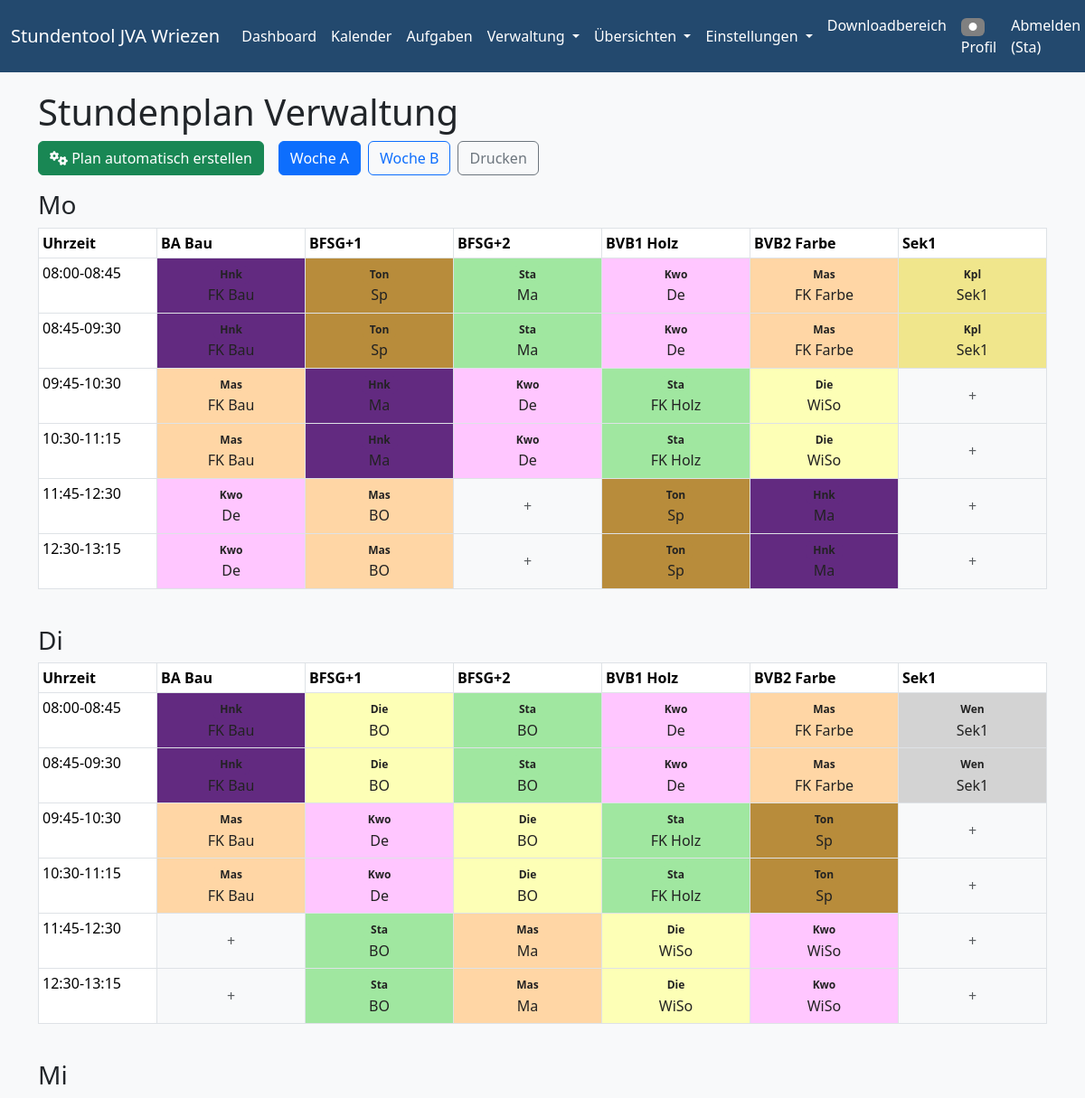
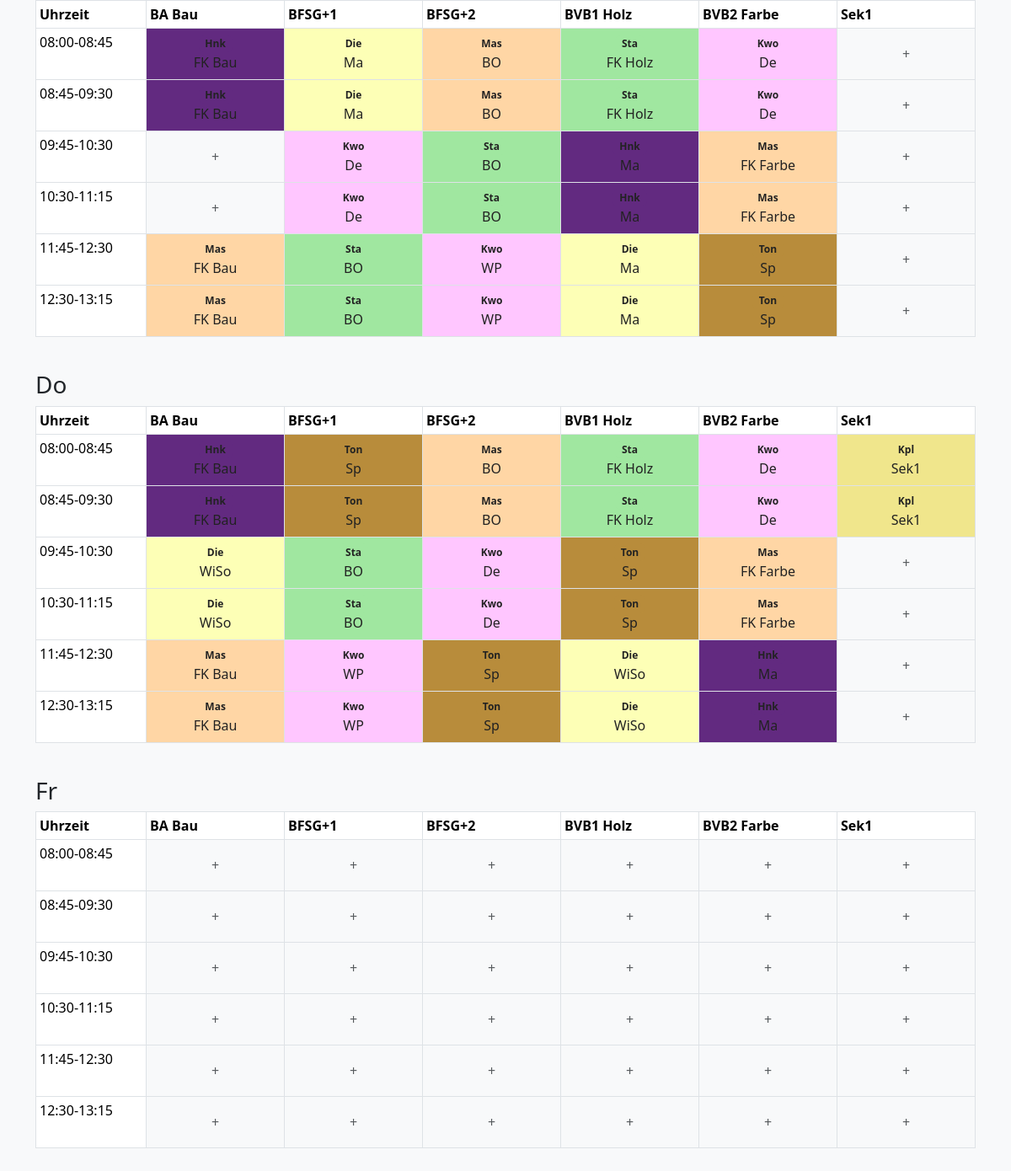
Page /verwaltung/stundenplan (signed in) on the committed database (2 pictures, top to bottom).
### models.py (models this page shows, shortened)
class User(db.Model, UserMixin):
    id = db.Column(db.Integer, primary_key=True)
    username = db.Column(db.String(20), unique=True, nullable=False) # Used for login
    email = db.Column(db.String(120), unique=True, nullable=False) # Keep email for contact/recovery
    password = db.Column(db.String(60), nullable=False)
    role = db.Column(db.String(20), default='Benutzer', nullable=False) # New role column
    farbe = db.Column(db.String(7), default='#808080') # Hex color

class Klasse(db.Model):
    id = db.Column(db.Integer, primary_key=True)
    name = db.Column(db.String(100), unique=True, nullable=False)
    max_stunden_klasse = db.Column(db.Integer, default=6)
    woche = db.Column(db.String(2), default='AB') # A, B, AB
    arbeitstage = db.Column(db.JSON, default=lambda: ["Mo", "Di", "Mi", "Do", "Fr"])
    angebote_stunden = db.Column(db.JSON, default=list)

class Lehrer(db.Model):
    __tablename__ = 'lehrer'
    id = db.Column(db.Integer, primary_key=True)
    name = db.Column(db.String(64), unique=True, nullable=False)
    stunden_gesamt_soll_input = db.Column(db.String(10), default='26')
    stunden_a_input = db.Column(db.String(10), default='')
    stunden_b_input = db.Column(db.String(10), default='')
    stunden_a = db.Column(db.Integer, default=0)
    stunden_b = db.Column(db.Integer, default=0)
    farbe = db.Column(db.String(7), default='#808080') # Hex color
    tage = db.Column(db.JSON, default=lambda: ["Mo", "Di", "Mi", "Do", "Fr"])
    max_stunden_pro_tag = db.Column(db.JSON, default=lambda: {}) # Speichert {Tag: {WocheA: X, WocheB: Y}}
    abwesend_an_tagen = db.Column(db.JSON, default=list)
    angebote = db.relationship('Angebot', secondary=lehrer_angebot_association, backref='lehrer')
    hauptangebot_id = db.Column(db.Integer, db.ForeignKey('angebot.id'), nullable=True)
    hauptangebot = db.relationship('Angebot', foreign_keys=[hauptangebot_id])
    einsatz_klassen = db.Column(db.Text, default="[]")  # PATCH: als JSON-String speichern, falls kein PickleType/JSON verfügbar

class Angebot(db.Model):
    id = db.Column(db.Integer, primary_key=True)
    name = db.Column(db.String(100), unique=True, nullable=False)
    block_groesse = db.Column(db.Integer, default=2, nullable=False) # 1 für Einzelstunde, 2 für Doppelstunde
    nur_ein_doppelblock_pro_tag = db.Column(db.Boolean, default=False, nullable=False)

### app.py (the view)
@app.route('/verwaltung/stundenplan', endpoint='stundenplan_verwaltung')
@login_required
@role_required([ROLE_ADMIN, ROLE_PLANER])
def stundenplan_verwalten():
    woche = request.args.get('woche', 'A')
    klassen_reihenfolge_a_str = get_setting('klassen_reihenfolge_a', '')
    klassen_reihenfolge_b_str = get_setting('klassen_reihenfolge_b', '')
    alle_klassen_map = {k.name: k for k in Klasse.query.all()}
    if woche == 'A':
        geordnete_klassen = [alle_klassen_map[name] for name in klassen_reihenfolge_a_str.split(',') if name in alle_klassen_map]
    else:
        geordnete_klassen = [alle_klassen_map[name] for name in klassen_reihenfolge_b_str.split(',') if name in alle_klassen_map]
    zeiten_text = get_setting('zeiten_text', '08:00-08:45\n08:45-09:30\n09:30-09:45 Pause\n09:45-10:30\n10:30-11:15\n11:15-11:45 Pause\n11:45-12:30\n12:30-13:15')
    zeit_slots = parse_zeiten(zeiten_text)
    num_slots = len(zeit_slots)
    plan_eintraege = StundenplanEintrag.query.filter_by(woche=woche).all()
    plan_data_per_tag = defaultdict(lambda: defaultdict(dict))
    for eintrag in plan_eintraege:
        if not all([eintrag.angebot, eintrag.lehrer1, eintrag.klasse]):
            continue
        eintrag_dict = {
            'angebot': {'id': eintrag.angebot.id, 'name': eintrag.angebot.name},
            'lehrer1': {'id': eintrag.lehrer1.id, 'name': eintrag.lehrer1.name, 'farbe': eintrag.lehrer1.farbe},
            'lehrer2': {'id': eintrag.lehrer2.id, 'name': eintrag.lehrer2.name, 'farbe': eintrag.lehrer2.farbe} if eintrag.lehrer2 else None
        }
        if eintrag.slot < num_slots:
            plan_data_per_tag[eintrag.tag][eintrag.slot][eintrag.klasse.name] = eintrag_dict
    scheduler_meldungen = session.pop('scheduler_meldungen', None)
    return render_template(
        'stundenplan_verwaltung.html',
        title='Stundenplan Verwaltung',
        scheduler_meldungen=scheduler_meldungen,
        geordnete_klassen=geordnete_klassen,
        plan_data_per_tag=plan_data_per_tag,
        zeit_slots=zeit_slots,
        tage_der_woche=TAGE_DER_WOCHE,
        woche=woche,
        alle_lehrer=Lehrer.query.order_by(Lehrer.name).all(),
        alle_angebote=Angebot.query.order_by(Angebot.name).all(),
        klassen_liste=Klasse.query.order_by(Klasse.name).all(),  # falls im Template benötigt
    )

### app.py (called while the page is built)
def role_required(allowed_roles):
    def decorator(f):
        @wraps(f)
        def decorated_function(*args, **kwargs):
            if not current_user.is_authenticated:
                return login_manager.unauthorized() # Redirect to login page
            if current_user.role not in allowed_roles:
                flash('Sie haben keine Berechtigung, auf diese Seite zuzugreifen.', 'danger')
                abort(403) # Forbidden
            return f(*args, **kwargs)
        return decorated_function
    return decorator

@login_manager.user_loader
def load_user(user_id):
    return User.query.get(int(user_id))

def parse_zeiten(text):
    zeiten = []
    for line in text.strip().split('\n'):
        line = line.strip()
        if "Pause" in line.lower():
            zeiten.append({"typ": "pause", "text": line})
        elif '-' in line:
            zeiten.append({"typ": "stunde", "text": line})
    return zeiten

def get_setting(key, default=''):
    setting = Einstellung.query.filter_by(key=key).first()
    return setting.value if setting else default

### templates/stundenplan_verwaltung.html (shortened to what this page needs)
{% macro text_color(bg) -%}
  {%- set dark_colors = ['#1f77b4', '#2ca02c', '#d62728', '#9467bd', '#8c564b', '#e377c2', '#7f7f7f', '#bcbd22', '#17becf', '#6c757d', '#3788d8'] %}
  {%- if bg and (bg|lower in dark_colors or bg|lower in ['#000', '#000000']) %}
    color: #fff;
  {%- else %}
    color: #222;
  {%- endif %}
{%- endmacro %}
{% extends "base.html" %}
{% block content %}
<h1>{{ title }}</h1>
<div class="mb-3 d-flex align-items-center">
  <form action="{{ url_for('plan_erstellen') }}" method="post" class="me-3">
    <button type="submit" class="btn btn-success">
      <i class="fa fa-cogs"></i> Plan automatisch erstellen
    </button>
  </form>
  <a href="{{ url_for('stundenplan_verwaltung', woche='A') }}" class="btn btn-outline-primary {% if woche == 'A' %}active{% endif %} me-2">Woche A</a>
  <a href="{{ url_for('stundenplan_verwaltung', woche='B') }}" class="btn btn-outline-primary {% if woche == 'B' %}active{% endif %}">Woche B</a>
  <button type="button" class="btn btn-outline-secondary ms-2" onclick="window.print()">Drucken</button>
</div>
<div class="stundenplan-tables">
  {% for tag in tage_der_woche %}
  <div class="druck-seite">
    <h3>{{ tag }}</h3>
    <div class="table-responsive mb-4">
      <table class="table table-bordered table-sm">
        <thead>
          <tr>
            <th>Uhrzeit</th>
            {% for klasse in geordnete_klassen %}
              <th>{{ klasse.name }}</th>
            {% endfor %}
          </tr>
        </thead>
        <tbody>
          {% for slot in zeit_slots %}
            {% set slot_idx = loop.index0 %}
            <tr>
              <td>
                {{ slot.text }}
              </td>
              {% for klasse in geordnete_klassen %}
                {% set tag_data = plan_data_per_tag[tag] if plan_data_per_tag[tag] is defined else None %}
                {% set slot_data = tag_data[slot_idx] if tag_data and (slot_idx in tag_data) else None %}
                {% set eintrag = slot_data[klasse.name] if slot_data and (klasse.name in slot_data) else None %}
                {% if eintrag and eintrag.lehrer2 and not eintrag.lehrer2.farbe %}
                  {% set _ = eintrag.lehrer2.update({'farbe': alle_lehrer | selectattr('id', 'equalto', eintrag.lehrer2.id) | map(attribute='farbe') | list | first }) %}
                {% endif %}
                <td class="plan-cell"
                    data-tag="{{ tag }}"
                    data-slot="{{ slot_idx }}"
                    data-klasse="{{ klasse.name }}"
                    data-woche="{{ woche }}"
                    data-angebot-id="{% if eintrag %}{{ eintrag.angebot.id }}{% endif %}"
                    data-lehrer1-id="{% if eintrag and eintrag.lehrer1 %}{{ eintrag.lehrer1.id }}{% endif %}"
                    data-lehrer2-id="{% if eintrag and eintrag.lehrer2 %}{{ eintrag.lehrer2.id }}{% endif %}"
                    data-bs-toggle="modal"
                    data-bs-target="#editSlotModal"
                    style="cursor:pointer; background: none; min-width: 120px; min-height: 60px; max-width: 160px; max-height: 80px; padding: 0; vertical-align: middle; text-align: center;">
                  {% if eintrag and eintrag.lehrer1 and eintrag.lehrer2 %}
                    <div style="position: relative; width: 100%; height: 60px; min-height: 60px; max-height: 80px; overflow: hidden;">
                      <svg width="100%" height="100%" viewBox="0 0 100 60" preserveAspectRatio="none" style="position:absolute;top:0;left:0;width:100%;height:100%;z-index:1;">
                        <rect x="0" y="0" width="50" height="60" fill="{{ eintrag.lehrer1.farbe }}" />
                        <rect x="50" y="0" width="50" height="60" fill="{{ eintrag.lehrer2.farbe }}" />
                      </svg>
                      <div style="position: absolute; top: 0; left: 0; width: 100%; height: 100%; z-index: 2; display: flex; flex-direction: column; justify-content: center; align-items: stretch;">
                        <div style="display: flex; flex-direction: row; width: 100%;">
                          <div style="width: 50%; display: flex; justify-content: flex-start; align-items: center; padding-left: 2px;">
                            <span class="badge" style="background:{{ eintrag.lehrer1.farbe }};{{ text_color(eintrag.lehrer1.farbe) }}">{{ eintrag.lehrer1.name }}</span>
                          </div>
                          <div style="width: 50%; display: flex; justify-content: flex-end; align-items: center; padding-right: 2px;">
                            <span class="badge" style="background:{{ eintrag.lehrer2.farbe }};{{ text_color(eintrag.lehrer2.farbe) }}">{{ eintrag.lehrer2.name }}</span>
                          </div>
                        </div>
                        <div style="width: 100%; text-align: center; margin-top: 2px;">
                          <span style="background: rgba(255,255,255,0.7); padding: 0 2px; border-radius: 2px; font-size: 0.95em; {{ text_color(eintrag.lehrer1.farbe) }}">{{ eintrag.angebot.name }}</span>
                        </div>
                      </div>
                    </div>
                  {% elif eintrag and eintrag.lehrer1 %}
                    <div style="background: {{ eintrag.lehrer1.farbe }}; {{ text_color(eintrag.lehrer1.farbe) }}; padding: 2px; min-height: 60px; max-height: 80px; display: flex; flex-direction: column; justify-content: center; align-items: center;">
                      <span class="badge" style="background:{{ eintrag.lehrer1.farbe }};{{ text_color(eintrag.lehrer1.farbe) }}">{{ eintrag.lehrer1.name }}</span>
                      <span style="{{ text_color(eintrag.lehrer1.farbe) }}">{{ eintrag.angebot.name }}</span>
                    </div>
                  {% else %}
                    <div style="min-height: 60px; max-height: 80px; display: flex; align-items: center; justify-content: center;">
                      <span class="text-muted">+</span>
                    </div>
                  {% endif %}
                </td>
              {% endfor %}
            </tr>
          {% endfor %}
        </tbody>
      </table>
    </div>
  </div>
  {% endfor %}
</div>
{% endblock %}

### templates/base.html (shortened to what this page needs)
<!DOCTYPE html>
<html lang="de">
<head>
    <link href="https://cdn.jsdelivr.net/npm/bootstrap@5.3.3/dist/css/bootstrap.min.css" rel="stylesheet">
    <link rel="stylesheet" href="https://cdnjs.cloudflare.com/ajax/libs/font-awesome/6.4.0/css/all.min.css">
</head>
<body>
    <nav class="navbar navbar-expand-lg navbar-custom">
        <div class="container-fluid">
            <a class="navbar-brand" href="{{ url_for('stundenplan_anzeigen') }}">Stundentool JVA Wriezen</a>
            <div class="collapse navbar-collapse" id="navbarNav">
                <ul class="navbar-nav me-auto mb-2 mb-lg-0">
                    <li class="nav-item">
                        <a class="nav-link" href="{{ url_for('stundenplan_anzeigen') }}">Dashboard</a>
                    </li>
                    <li class="nav-item">
                        <a class="nav-link" href="{{ url_for('kalender') }}">Kalender</a>
                    </li>
                    {% if current_user.is_authenticated %}
                    <li class="nav-item">
                        <a class="nav-link" href="{{ url_for('kanban_board') }}">Aufgaben</a>
                    </li>
                    {% endif %}
                    {% if current_user.is_authenticated and (current_user.role == 'Admin' or current_user.role == 'Planer') %}
                    <li class="nav-item dropdown">
                        <a class="nav-link dropdown-toggle" href="#" id="navbarDropdownVerwaltung" role="button" data-bs-toggle="dropdown" aria-expanded="false">
                            Verwaltung
                        </a>
                    </li>
                    {% endif %}
                    {% if current_user.is_authenticated and (current_user.role == 'Admin' or current_user.role == 'Planer') %}
                    <li class="nav-item dropdown">
                        <a class="nav-link dropdown-toggle" href="#" id="navbarDropdownUebersichten" role="button" data-bs-toggle="dropdown" aria-expanded="false">
                            Übersichten
                        </a>
                    </li>
                    {% endif %}
                    {% if current_user.is_authenticated and current_user.role == 'Admin' %}
                    <li class="nav-item dropdown">
                        <a class="nav-link dropdown-toggle" href="#" id="navbarDropdownEinstellungen" role="button" data-bs-toggle="dropdown" aria-expanded="false">
                            Einstellungen
                        </a>
                    </li>
                    {% endif %}
                </ul>
                <ul class="navbar-nav ms-auto mb-2 mb-lg-0">
                    {% if current_user.is_authenticated %}
                        <li class="nav-item">
                            <a class="nav-link" href="{{ url_for('downloads') }}">Downloadbereich</a>
                        </li>
                        <li class="nav-item">
                            <a class="nav-link" href="{{ url_for('profil') }}">
                                <span class="badge" style="background:{{ current_user.farbe }};color:#fff;">&#9679;</span>
                                Profil
                            </a>
                        </li>
                        <li class="nav-item">
                            <a class="nav-link" href="{{ url_for('logout') }}">Abmelden ({{ current_user.username }})</a>
                        </li>
                    {% else %}
                        <li class="nav-item"><a class="nav-link" href="{{ url_for('login') }}">Anmelden</a></li>
                    {% endif %}
                </ul>
            </div>
        </div>
    </nav>
    <div class="container">
        {% block content %}{% endblock %}
    </div>
</body>
</html>

### templates/base.html (style rules this page uses)
body { background-color: #f8f9fa; }
.container { margin-top: 20px; }
.navbar-custom { background-color: #23496e !important; }
.navbar-custom .navbar-nav .nav-link, .navbar-custom .navbar-brand, .navbar-custom .navbar-nav .dropdown-toggle { color: #fff !important; transition: color 0.2s, background 0.2s, box-shadow 0.2s; }

### rows in the picture
User: username "Sta"
Klasse: name "BA Bau"
Klasse: name "BFSG+1"
Klasse: name "BFSG+2"
Klasse: name "BVB1 Holz"
Klasse: name "BVB2 Farbe"
Klasse: name "Sek1"
Lehrer: lehrer1.name "Hnk"
Angebot: angebot.name "FK Bau"
Lehrer: lehrer1.name "Ton"
Angebot: angebot.name "Sp"
Lehrer: lehrer1.name "Sta"
Angebot: angebot.name "Ma"
Lehrer: lehrer1.name "Kwo"
Angebot: angebot.name "De"
Lehrer: lehrer1.name "Mas"
Angebot: angebot.name "FK Farbe"
Lehrer: lehrer1.name "Kpl"
Angebot: angebot.name "Sek1"
Angebot: angebot.name "FK Holz"
Lehrer: lehrer1.name "Die"
Angebot: angebot.name "WiSo"
Angebot: angebot.name "BO"
Lehrer: lehrer1.name "Wen"
Angebot: angebot.name "WP"

### other values in the picture
{{ title }} "Stundenplan Verwaltung"
{{ tag }} "Mo" "Di" "Mi" "Do" "Fr"
{{ slot.text }} "08:00-08:45" "08:45-09:30" "09:45-10:30" "10:30-11:15" "11:45-12:30" "12:30-13:15" "08:00-08:45" "08:45-09:30" "09:45-10:30" "10:30-11:15" "11:45-12:30" "12:30-13:15" "08:00-08:45" "08:45-09:30" "09:45-10:30" "10:30-11:15" "11:45-12:30" "12:30-13:15" "08:00-08:45" "08:45-09:30" "09:45-10:30" "10:30-11:15" "11:45-12:30" "12:30-13:15" "08:00-08:45" "08:45-09:30" "09:45-10:30" "10:30-11:15" "11:45-12:30" "12:30-13:15"
